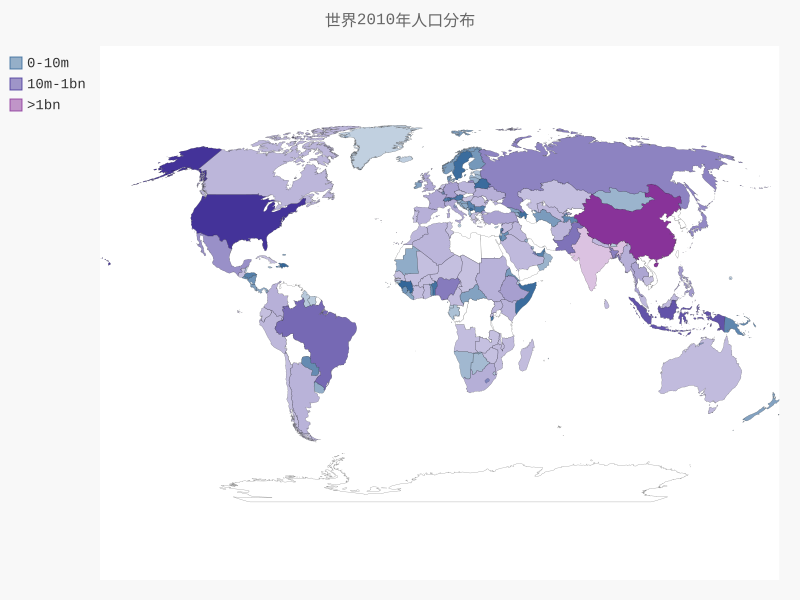

Source code (Python):
import json
import pygal
from pygal.style import RotateStyle
from country_codes import get_country_code
from pygal.style import LightColorizedStyle as LCS, RotateStyle as RS




#  将数据加载到一个列表中
filename = '.\data\population_data.json'
with open(filename) as f:
    pop_data = json.load(f)

# 创建一个包含人口数量的字典
cc_populations = {}
for pop_dict in pop_data:
    if pop_dict['Year'] == '2010':
        country_name = pop_dict['Country Name']
        population = int(float(pop_dict['Value']))

        code = get_country_code(country_name)
        if code:
            cc_populations[code] = population

# 根据人口数量将所有的国家分成三组
cc_pops_1, cc_pops_2, cc_pops_3 = {}, {}, {}
for cc, pop in cc_populations.items():
    if pop < 10000000:
        cc_pops_1[cc] = pop
    elif pop < 1000000000:
        cc_pops_2[cc] = pop
    else:
        cc_pops_3[cc] = pop

# 看看每组分别包含多少个国家
print(len(cc_pops_1), len(cc_pops_2), len(cc_pops_3))

#  使用主题
wm_style = RS('#336699', base_style=LCS)


wm = pygal.maps.world.World(style=wm_style)

wm.title = '世界2010年人口分布'
wm.add('0-10m', cc_pops_1)
wm.add('10m-1bn', cc_pops_2)
wm.add('>1bn', cc_pops_3)

wm.render_to_file('world_population.svg')
